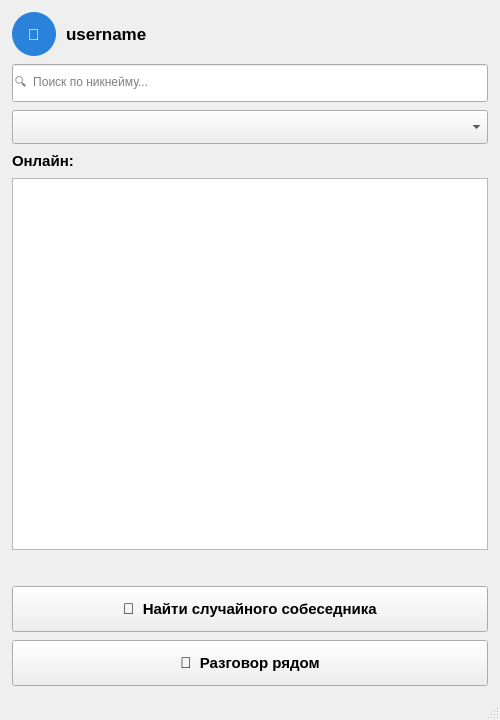
<?xml version="1.0" encoding="UTF-8"?>
<ui version="4.0">
 <class>MainWindow</class>
 <widget class="QMainWindow" name="MainWindow">
  <property name="geometry">
   <rect>
    <x>0</x>
    <y>0</y>
    <width>500</width>
    <height>720</height>
   </rect>
  </property>
  <property name="windowTitle">
   <string>VoiceTranslator</string>
  </property>
  <widget class="QWidget" name="centralWidget">
   <layout class="QVBoxLayout" name="mainLayout">
    <property name="spacing">
     <number>8</number>
    </property>
    <property name="leftMargin">
     <number>12</number>
    </property>
    <property name="topMargin">
     <number>12</number>
    </property>
    <property name="rightMargin">
     <number>12</number>
    </property>
    <property name="bottomMargin">
     <number>12</number>
    </property>

    <!-- ================================================ -->
    <!-- ВЕРХНЯЯ ПАНЕЛЬ: аватар + имя -->
    <!-- ================================================ -->
    <item>
     <layout class="QHBoxLayout" name="topBarLayout">
      <property name="spacing">
       <number>10</number>
      </property>

      <!-- Кнопка с аватаром (иконка профиля) -->
      <item>
       <widget class="QPushButton" name="profileButton">
        <property name="minimumSize">
         <size>
          <width>44</width>
          <height>44</height>
         </size>
        </property>
        <property name="maximumSize">
         <size>
          <width>44</width>
          <height>44</height>
         </size>
        </property>
        <property name="cursor">
         <cursorShape>PointingHandCursor</cursorShape>
        </property>
        <property name="styleSheet">
         <string notr="true">QPushButton {
    background-color: #2a82da;
    color: white;
    border-radius: 22px;
    font-size: 16px;
    font-weight: bold;
    border: none;
}
QPushButton:hover {
    background-color: #1e6bb8;
}</string>
        </property>
        <property name="text">
         <string>👤</string>
        </property>
        <property name="toolTip">
         <string>Мой профиль</string>
        </property>
       </widget>
      </item>

      <!-- Имя пользователя -->
      <item>
       <widget class="QLabel" name="myNameLabel">
        <property name="font">
         <font>
          <pointsize>13</pointsize>
          <weight>75</weight>
          <bold>true</bold>
         </font>
        </property>
        <property name="text">
         <string>username</string>
        </property>
       </widget>
      </item>

      <!-- Растяжка -->
      <item>
       <spacer name="topSpacer">
        <property name="orientation">
         <enum>Qt::Horizontal</enum>
        </property>
        <property name="sizeHint" stdset="0">
         <size>
          <width>40</width>
          <height>20</height>
         </size>
        </property>
       </spacer>
      </item>
     </layout>
    </item>

    <!-- Поле поиска -->
    <item>
     <widget class="QLineEdit" name="searchEdit">
      <property name="minimumSize">
       <size>
        <width>0</width>
        <height>38</height>
       </size>
      </property>
      <property name="placeholderText">
       <string>🔍  Поиск по никнейму...</string>
      </property>
     </widget>
    </item>

    <!-- Фильтр по стране -->
    <item>
     <widget class="QComboBox" name="countryFilterCombo">
      <property name="minimumSize">
       <size>
        <width>0</width>
        <height>34</height>
       </size>
      </property>
     </widget>
    </item>

    <!-- Заголовок списка -->
    <item>
     <widget class="QLabel" name="onlineLabel">
      <property name="font">
       <font>
        <pointsize>11</pointsize>
        <weight>75</weight>
        <bold>true</bold>
       </font>
      </property>
      <property name="text">
       <string>Онлайн:</string>
      </property>
     </widget>
    </item>

    <!-- Список пользователей -->
    <item>
     <widget class="QListWidget" name="usersList">
      <property name="styleSheet">
       <string notr="true">QListWidget::item { padding: 8px; border-bottom: 1px solid #eee; }
QListWidget::item:selected { background: #2a82da; color: white; }</string>
      </property>
     </widget>
    </item>

    <!-- Статус -->
    <item>
     <widget class="QLabel" name="statusLabel">
      <property name="minimumSize">
       <size>
        <width>0</width>
        <height>20</height>
       </size>
      </property>
      <property name="styleSheet">
       <string notr="true">color: #666;</string>
      </property>
      <property name="text">
       <string/>
      </property>
      <property name="alignment">
       <set>Qt::AlignCenter</set>
      </property>
      <property name="wordWrap">
       <bool>true</bool>
      </property>
     </widget>
    </item>

    <!-- Нижние кнопки -->
    <item>
     <widget class="QPushButton" name="randomButton">
      <property name="minimumSize">
       <size>
        <width>0</width>
        <height>46</height>
       </size>
      </property>
      <property name="font">
       <font>
        <pointsize>11</pointsize>
        <weight>75</weight>
        <bold>true</bold>
       </font>
      </property>
      <property name="text">
       <string>🎲  Найти случайного собеседника</string>
      </property>
     </widget>
    </item>

    <item>
     <widget class="QPushButton" name="nearbyButton">
      <property name="minimumSize">
       <size>
        <width>0</width>
        <height>46</height>
       </size>
      </property>
      <property name="font">
       <font>
        <pointsize>11</pointsize>
        <weight>75</weight>
        <bold>true</bold>
       </font>
      </property>
      <property name="text">
       <string>👥  Разговор рядом</string>
      </property>
     </widget>
    </item>

   </layout>
  </widget>

  <widget class="QMenuBar" name="menuBar"/>
  <widget class="QStatusBar" name="statusBar"/>
 </widget>
 <resources/>
 <connections/>
</ui>
